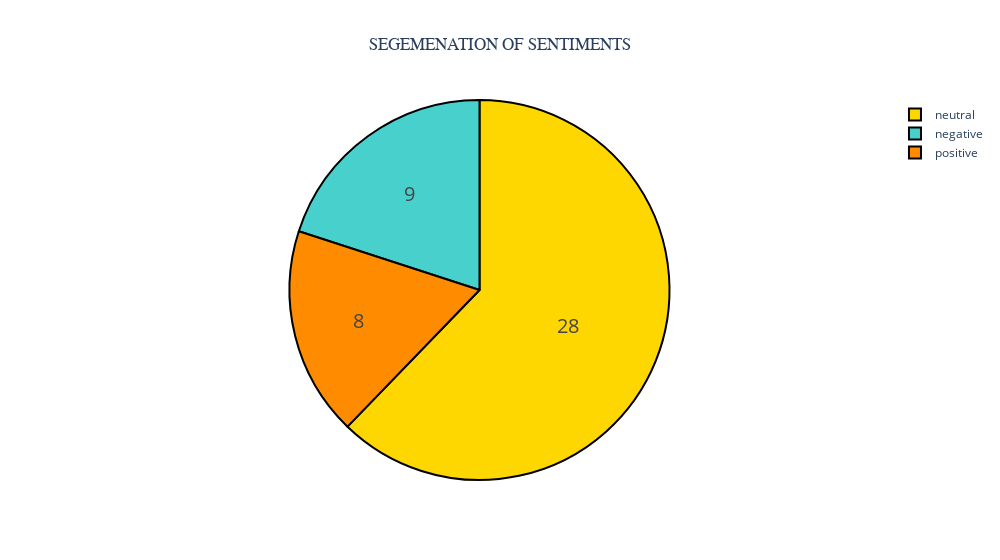

Notebook code for this chart:
### Code cell
import plotly.graph_objects as go

# fig = px.pie(df_sentiment, values='total_count', names='sentiment', title='SEGEMENATION OF SENTIMENTS')
# fig = px.pie(df_sentiment, values='total_count', names='sentiment', title='SEGEMENATION OF SENTIMENTS',hole=.2) # DONUT 
# fig.show()

# Refer to "olympics_2020"
# https://plotly.com/python/reference/layout/#layout-transition
# https://plotly.com/python/reference/pie/
# A more styled Pie Chart
colors = ['gold', 'mediumturquoise', 'darkorange', 'lightgreen']

fig = go.Figure(data=[go.Pie(labels=df_sentiment.sentiment,
                             values=df_sentiment.total_count)])


fig.update_layout(
width=1000,
title={"x": 0.5, "xanchor":"center", 
"font_family":"Times New Roman", 
"text":"SEGEMENATION OF SENTIMENTS"})

fig.update_traces(hoverinfo='label+percent', textinfo='value', textfont_size=20,
                  marker={'colors':colors, 'line_color':'#000000','line_width':2})

fig.show()

### Figure 1 — Plotly figure (JSON) as saved in the notebook; plotly's stock layout.template omitted (floating-point values rounded to 4 significant figures)
{"data": [{"hoverinfo": "label+percent", "labels": ["neutral", "negative", "positive"], "marker": {"colors": ["gold", "mediumturquoise", "darkorange", "lightgreen"], "line": {"color": "#000000", "width": 2}}, "textfont": {"size": 20}, "textinfo": "value", "type": "pie", "values": [28, 9, 8]}], "layout": {"title": {"font": {"family": "Times New Roman"}, "text": "SEGEMENATION OF SENTIMENTS", "x": 0.5, "xanchor": "center"}, "width": 1000}}
